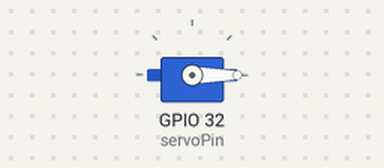
The sketch below on a simulated ESP32. Shown: servo. What the sketch prints to the serial monitor is not drawn.

Above: at 0.05 s.
Timing chart, 0 to 3.0 s (numbered marks = the images above):
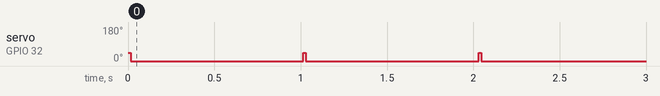

Measured:
- by itself, servo on GPIO 32 (servoPin): alternates 45° for 0.02 s and 0° for 1.0 s

The sketch:

servo_test.ino
```cpp
// Servo motor test code

#include <Servo.h>

Servo penServo;
int servoPin = 32;
//unsigned int tPeriod = 6000;

void setup() {
  penServo.attach(servoPin);
  Serial.begin(9600);
}

void loop() {
  penServo.write(45);
  Serial.print("Here");
  delay(15);
  penServo.write(0);
  delay(1000);
  /*unsigned int tStart = millis();
  while((millis()-tStart) < tPeriod){
    penServo.write(90);
    delay(300);
    penServo.write(45);
    delay(300);
  }
  delay(1000000);
*/
//}
}
```
